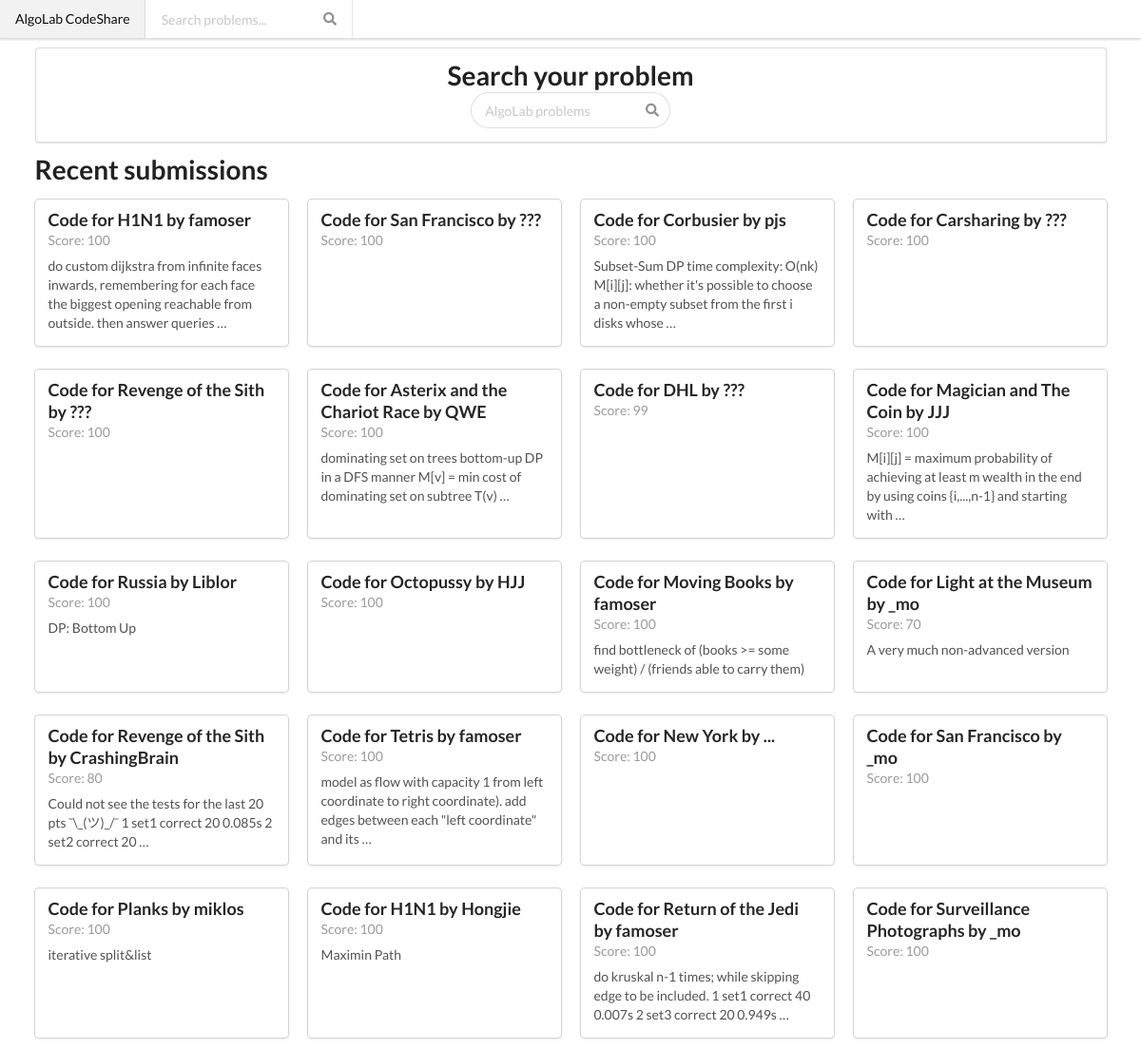
The page / on the database its author committed.
### codeshare/models.py (models this page shows, shortened)
class Code(models.Model):
    code = models.TextField()
    description = models.TextField()
    problem = models.ForeignKey(Problem, null=True, on_delete=models.SET_NULL)
    handle = models.CharField(max_length=30)
    score = models.IntegerField()
    submit_time = models.DateTimeField(auto_now=True)

class Problem(models.Model):
    title = models.CharField(max_length=100)
    name = models.CharField(max_length=30)

### codeshare/views.py (the view)
# urls.py: 2. Add a URL to urlpatterns:  path('', views.home, name='home')
def home(request):
    codes = Code.objects.all().order_by('-submit_time')[:20]
    return render(request, 'index.html', {'codes': codes})

### codeshare/context_processors.py (called while the page is built)
def search_context(request):
    return {'problems': Problem.objects.all()}

### templates/index.html (shortened to what this page needs)
{% extends "base.html" %}
{% block body %}
    <div class="ui container center aligned segment ">
        <div class="ui text container center">
            <h1 class="ui header">Search your problem</h1>
        </div>
        <div class="ui container center">
            <div class="ui fluid search">
                <div class="ui icon input">
                    <input class="prompt" type="text" placeholder="AlgoLab problems">
                </div>
            </div>
        </div>
    </div>
    <div class="ui container">
        <h1 class="ui header">Recent submissions</h1>
        <div class="ui four cards">
            {% for code in codes %}
                <a class="ui card" href="/code/{{ code.id }}">
                    <div class="content">
                        <div class="header">Code for {{ code.problem.name }} by {{ code.handle }}</div>
                        <div class="meta">
                            Score: {{ code.score }}
                        </div>
                        <div class="description">
                            {{ code.description|truncatewords:20 }}
                        </div>
                    </div>
                </a>
            {% endfor %}
        </div>
    </div>
{% endblock %}

### templates/base.html (shortened to what this page needs)
{% load static %}
<!DOCTYPE html>
<html lang="en">
<head>
    <link rel="stylesheet" href="{% static "highlight/default.css" %}">
    <link rel="stylesheet" type="text/css" href="{% static "semantic/semantic.min.css" %}">
</head>
<body>
<div class="ui top fixed menu">
    <a class="active item" href="/">AlgoLab CodeShare</a>
    <div class="menu">
        <div class="ui aligned category search item">
            <div class="ui transparent icon input">
                <input class="prompt" type="text" placeholder="Search problems...">
                <i class="search link icon"></i>
            </div>
        </div>
    </div>
</div>
<div style="margin-top:50px">
    {% block body %}
    {% endblock %}
</div>
</body>
</html>

### rows shown on the page
Code: problem.name "H1N1", handle "famoser", score "100", description "do custom dijkstra from infinite faces inwards, remembering for each face the biggest opening reachable from outside. then answer queries …"
Code: problem.name "San Francisco", handle "???", score "100"
Code: problem.name "Corbusier", handle "pjs", score "100", description "Subset-Sum DP time complexity: O(nk) M[i][j]: whether it's possible to choose a non-empty subset from the first i disks whose …"
Code: problem.name "Carsharing", handle "???", score "100"
Code: problem.name "Revenge of the Sith", handle "???", score "100"
Code: problem.name "Asterix and the Chariot Race", handle "QWE", score "100", description "dominating set on trees bottom-up DP in a DFS manner M[v] = min cost of dominating set on subtree T(v) …"
Code: problem.name "DHL", handle "???", score "99"
Code: problem.name "Magician and The Coin", handle "JJJ", score "100", description "M[i][j] = maximum probability of achieving at least m wealth in the end by using coins {i,...,n-1} and starting with …"
Code: problem.name "Russia", handle "Liblor", score "100", description "DP: Bottom Up"
Code: problem.name "Octopussy", handle "HJJ", score "100"
Code: problem.name "Moving Books", handle "famoser", score "100", description "find bottleneck of (books >= some weight) / (friends able to carry them)"
Code: problem.name "Light at the Museum", handle "_mo", score "70", description "A very much non-advanced version"
Code: problem.name "Revenge of the Sith", handle "CrashingBrain", score "80", description "Could not see the tests for the last 20 pts ¯\\_(ツ)_/¯ 1 set1 correct 20 0.085s 2 set2 correct 20 …"
Code: problem.name "Tetris", handle "famoser", score "100", description "model as flow with capacity 1 from left coordinate to right coordinate). add edges between each \"left coordinate\" and its …"
Code: problem.name "New York", handle "...", score "100"
Code: problem.name "San Francisco", handle "_mo", score "100"
Code: problem.name "Planks", handle "miklos", score "100", description "iterative split&list"
Code: problem.name "H1N1", handle "Hongjie", score "100", description "Maximin Path"
Code: problem.name "Return of the Jedi", handle "famoser", score "100", description "do kruskal n-1 times; while skipping edge to be included. 1 set1 correct 40 0.007s 2 set3 correct 20 0.949s …"
Code: problem.name "Surveillance Photographs", handle "_mo", score "100"
